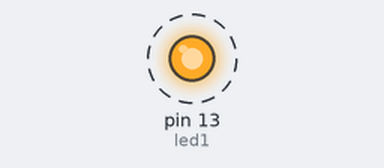
Bench run of a sketch on a simulated Arduino Uno, built with avr-gcc and run on an emulated ATmega328P. Shown: output pins drawn as LEDs (lit = HIGH). Dashed ring = blinking.

Above: at 6.5 s.
Timing chart, 0 to 10.6 s (numbered marks = the images above):
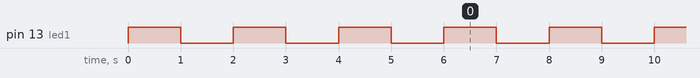

The sketch:

tutor1_led.ino
```cpp
int led1 = 13;
void setup()
{
// initialize the digital pin as an output.
pinMode(led1, OUTPUT);
  int x;
 for(int x=0;x<3;x++){
  loop();
  }
  if(x=3){
  digitalWrite(led1, LOW);
  }
}


void loop()
{
  blink();
}

void blink()
{
digitalWrite(led1, HIGH);
delay(1000);
digitalWrite(led1, LOW);
delay(1000);
}
```

Measured:
- by itself, pin 13 (led1): alternates HIGH for 1.0 s and LOW for 1.0 s
